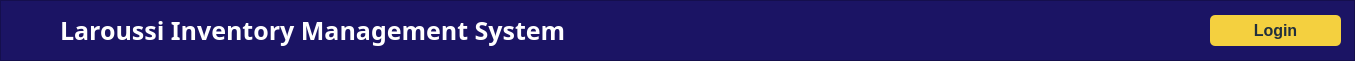
   <widget class="QFrame" name="frame">
    <property name="geometry">
     <rect>
      <x>0</x>
      <y>0</y>
      <width>1355</width>
      <height>61</height>
     </rect>
    </property>
    <property name="styleSheet">
     <string notr="true">background-color: #1B1464;
color: rgb(255, 255, 255);</string>
    </property>
    <property name="frameShape">
     <enum>QFrame::StyledPanel</enum>
    </property>
    <property name="frameShadow">
     <enum>QFrame::Raised</enum>
    </property>
    <widget class="QLabel" name="label">
     <property name="geometry">
      <rect>
       <x>60</x>
       <y>10</y>
       <width>531</width>
       <height>41</height>
      </rect>
     </property>
     <property name="font">
      <font>
       <family>PNU Medium</family>
       <pointsize>19</pointsize>
       <weight>75</weight>
       <bold>true</bold>
      </font>
     </property>
     <property name="text">
      <string>Laroussi Inventory Management System</string>
     </property>
    </widget>
    <widget class="QWidget" name="widget_2" native="true">
     <property name="geometry">
      <rect>
       <x>20</x>
       <y>15</y>
       <width>35</width>
       <height>33</height>
      </rect>
     </property>
     <property name="autoFillBackground">
      <bool>false</bool>
     </property>
     <property name="styleSheet">
      <string notr="true">background-image: url(:/images/Images/trolley.png);</string>
     </property>
    </widget>
    <widget class="QPushButton" name="Login_Btn">
     <property name="geometry">
      <rect>
       <x>1210</x>
       <y>15</y>
       <width>131</width>
       <height>31</height>
      </rect>
     </property>
     <property name="font">
      <font>
       <pointsize>12</pointsize>
       <weight>75</weight>
       <bold>true</bold>
      </font>
     </property>
     <property name="cursor">
      <cursorShape>PointingHandCursor</cursorShape>
     </property>
     <property name="styleSheet">
      <string notr="true">QPushButton{
  background-color: rgb(244, 208, 63);
  color: rgb(33, 47, 61);
  border-radius: 5px;
}
QPushButton::pressed{
	padding-left:2px;
	padding-top: 3px;
	background-color: rgb(248, 196, 113);
}</string>
     </property>
     <property name="text">
      <string>Login</string>
     </property>
    </widget>
   </widget>
